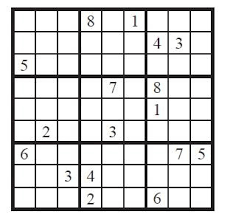
#> input picture Nadon/testImages/image1.png, 233 x 217 px, given in place of the camera
$ python img_saving.py
#> lines starting #> are read from the running program, lines starting #| are printed output that depends on the picture; after the words box and inside, x2 and y2 are one past the last pixel; in counts of white or black regions, pixels touching at a corner belong together
import cv2
import numpy as np
import matplotlib.pyplot as plt

cap = cv2.VideoCapture(0)
cap.set(3, 640)  # Set width
cap.set(4, 480)  # Set height

def pickImages(grid,Img):

    DATADROP = '/Users/nadonpanwong/Desktop/CSCI323_Group30/Nadon/IMG/'
    crop_value = 20

    listNum = []
    for i in range(0,9):
        for j in range(0,9):
            if grid[i][j] not in listNum:
                print(grid[i][j])
                listNum.append(grid[i][j])
                J = j+1
                I = i+1
                cell = Img[I*100-100+crop_value:I*100-crop_value , J*100-100+crop_value:J*100-crop_value]

                cv2.imwrite(DATADROP + str(grid[i][j]) + '/img{}.png'.format((i+1)*(j+1)), cell)

# original code
def getContours(img, original_img):

    contours, hierarchy = cv2.findContours(img, cv2.RETR_EXTERNAL, cv2.CHAIN_APPROX_NONE)
    for cnt in contours:

        area = cv2.contourArea(cnt)
        if area > 30000:
            cv2.drawContours(original_img, cnt, -1, (0, 255, 0), 2)

            peri = cv2.arcLength(cnt, True)
            approx = cv2.approxPolyDP(cnt, 0.02 * peri, True)
            if approx.size < 8:
                # skip if not enough points
                continue
            ax = approx.item(0)
            ay = approx.item(1)
            bx = approx.item(2)
            by = approx.item(3)
            cx = approx.item(4)
            cy = approx.item(5)
            dx = approx.item(6)
            dy = approx.item(7)

            width,height = 900,900

            pts1 = np.float32([[bx,by],[ax,ay],[cx,cy],[dx,dy]])
            pts2 = np.float32([[0,0],[width,0],[0,height],[width,height]])

            matrix = cv2.getPerspectiveTransform(pts1,pts2)
            img_perspective = cv2.warpPerspective(original_img, matrix, (width, height))
            img_corners = cv2.cvtColor(img_perspective, cv2.COLOR_BGR2GRAY)

            for x in range(0 , 900):
                for y in range(0 , 900):
                    if img_corners[x , y] < 200:
                        img_corners[x , y] = 0
                    else:
                        img_corners[x , y] = 255

            cv2.imshow("Corners", img_corners)

            pickImages(grid266 , img_corners)

            # [12 lines of commented-out code are left out]

while True:
    success, img = cap.read()
#> img is the input picture: shape (217, 233, 3); mean B, G, R 213.9, 213.9, 214
    # Turning the original image to canny
    imgGray = cv2.cvtColor(img, cv2.COLOR_BGR2GRAY)
    imgBlur = cv2.GaussianBlur(imgGray, (5, 5), 3)
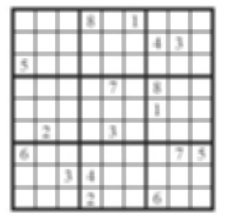
#> imgBlur: shape (217, 233); min 40, max 255, mean 213.9
    imgCanny = cv2.Canny(imgBlur, 50, 50)
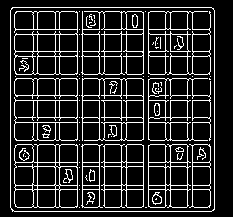
#> imgCanny: shape (217, 233); 15.6% white in thin lines or dots, all inside (x1, y1, x2, y2) = (10, 7, 215, 212)
    img_copy = img.copy()

    grid266 = [[3, 0, 0, 8, 0, 1, 0, 0, 2],
               [2, 0, 1, 0, 3, 0, 6, 0, 4],
               [0, 0, 0, 2, 0, 4, 0, 0, 0],
               [8, 0, 9, 0, 0, 0, 1, 0, 6],
               [0, 6, 0, 0, 0, 0, 0, 5, 0],
               [7, 0, 2, 0, 0, 0, 4, 0, 9],
               [0, 0, 0, 5, 0, 9, 0, 0, 0],
               [9, 0, 4, 0, 8, 0, 7, 0, 5],
               [6, 0, 0, 1, 0, 7, 0, 0, 3]]

    # Getting contours
    getContours(imgCanny, img_copy)
#> in getContours, `contours, hierarchy = cv2.findContours(img, cv2.RETR_EXTERNAL, cv2.CHA..`: contours = 1 contour; box (x1, y1, x2, y2) and area: (10, 7, 215, 212) 41600
#> the loop in getContours, `for cnt in contours: ` made 1 pass
#> (area, peri, ax, ay, bx, by, cx, cy) on pass 1: (41600, 812.1, 12, 7, 12, 211, 213, 210)
#| 3
#| 0
#| 8
#| 1
#| 2
#| 6
#| 4
#| 9
#| 5
#| 7
#> pass 1, in getContours, `img_perspective = cv2.warpPerspective(original_img, matrix, (width, he..`:
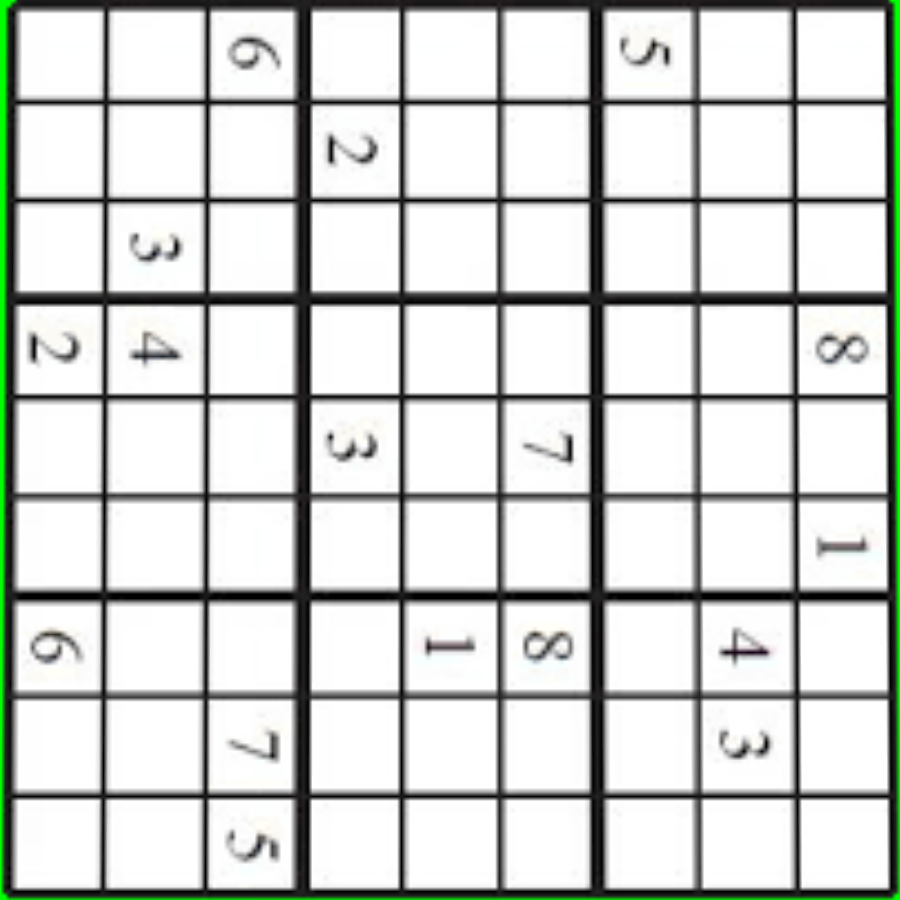
#> img_perspective: shape (900, 900, 3); mean B, G, R 207.4, 210.5, 207.5
#> pass 1, in getContours, `cv2.imshow("Corners", img_corners)`:
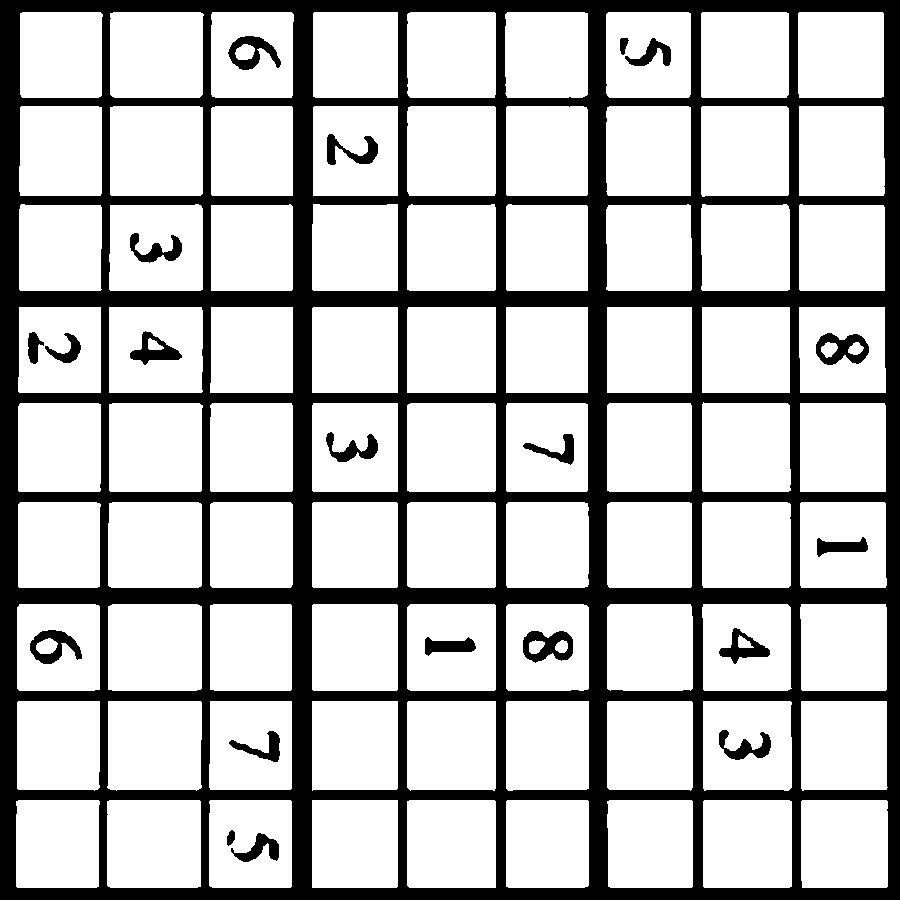
#> window 'Corners': shape (900, 900); 73.8% white; 21 black regions, largest, box (x1, y1, x2, y2) and area: (0, 0, 900, 900) 200395, (523, 631, 573, 663) 951, (816, 333, 869, 365) 940
#> after the loop in getContours, `for cnt in contours:`:
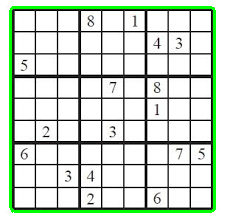
#> original_img: shape (217, 233, 3); mean B, G, R 206.4, 218.7, 206.5

    cv2.imshow("Webcam", img_copy)
    if cv2.waitKey(1) & 0xFF == ord('q'):
#> (key q is pressed here)
        cv2.destroyAllWindows()
        break

$ run again, on Nadon/testImages/image3.png
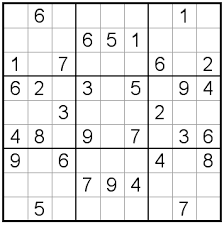
#> input picture Nadon/testImages/image3.png, 224 x 225 px, given in place of the camera
#> img is the input picture: shape (225, 224, 3); min 0, max 255, mean 230.7
#> `imgCanny = cv2.Canny(imgBlur, 50, 50)`:
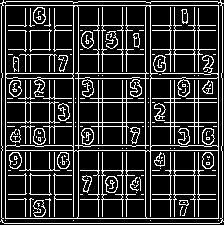
#> imgCanny: shape (225, 224); 19.1% white in thin lines or dots
#> contours = 1 contour; box (x1, y1, x2, y2) and area: (0, 0, 224, 224) 49011
#> the loop in getContours, `for cnt in contours: ` made 1 pass
#> (area, peri, ax, ay, bx, by, cx, cy) on pass 1: (49011, 905.7, 0, 3, 0, 221, 223, 221)
#> (printed output is left out)
#> after the loop in getContours, `for cnt in contours:`:
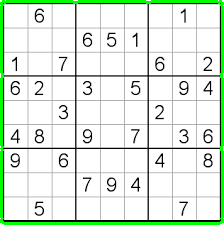
#> original_img: shape (225, 224, 3); mean B, G, R 220.3, 233.7, 220.3
